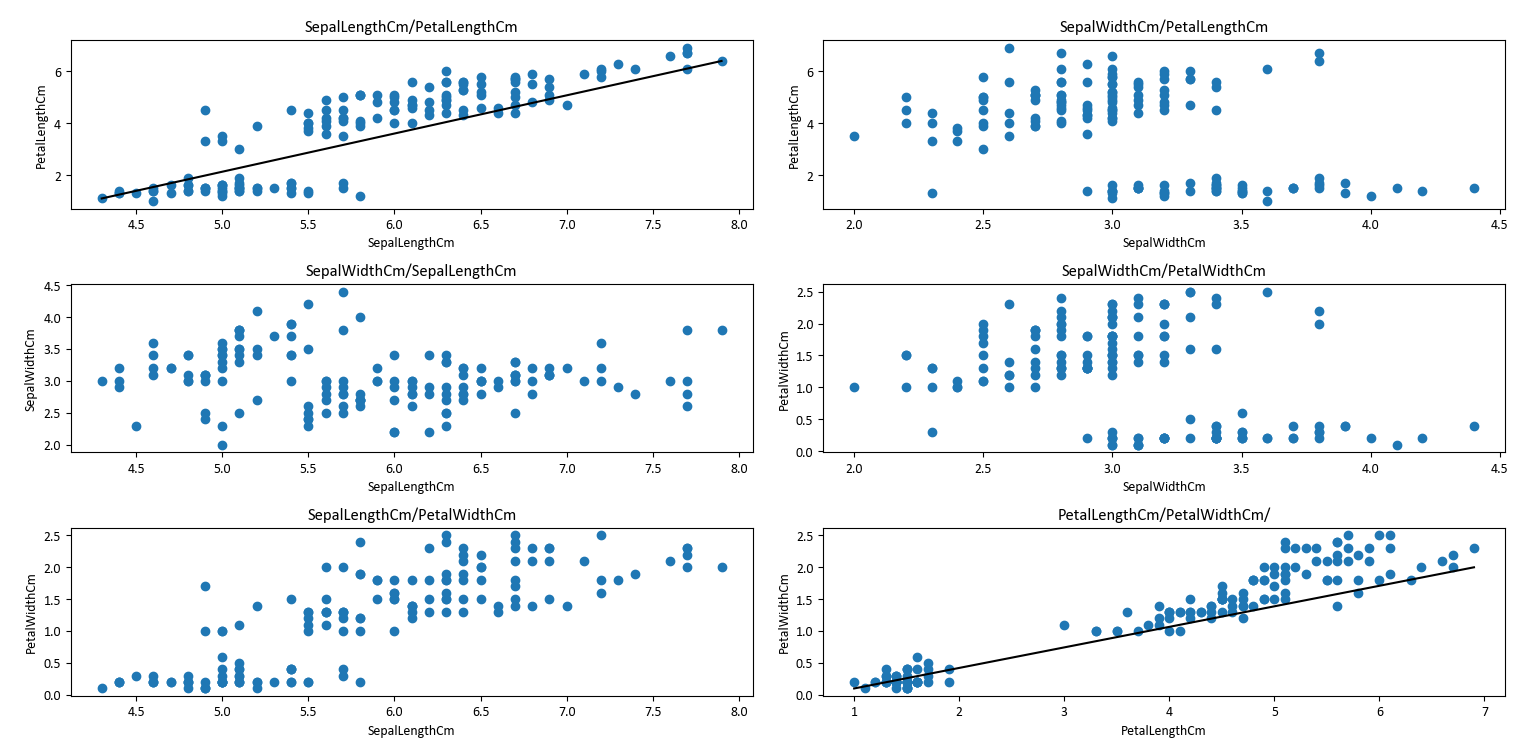

Reproduce this figure in Python.
import pandas as pd
import numpy as np
import matplotlib.pyplot as plt

plt.rcParams['font.family'] = 'Calibri'
plt.rcParams['font.size'] = 10

df = pd.read_csv("iris_data.csv")
df_sorted = df.sort_values("SepalLengthCm")

fig = plt.figure(figsize = (16,9))
ax1 = fig.add_subplot(321)
ax2 = fig.add_subplot(322)
ax3 = fig.add_subplot(323)
ax4 = fig.add_subplot(324)
ax5 = fig.add_subplot(325)
ax6 = fig.add_subplot(326)

ax1.scatter(df["SepalLengthCm"], df["PetalLengthCm"])
ax1.set_xlabel("SepalLengthCm")
ax1.set_ylabel("PetalLengthCm")
ax1.set_title("SepalLengthCm/PetalLengthCm")

x_measured = df_sorted["SepalLengthCm"].values
y_measured = df_sorted["PetalLengthCm"].values
x = [x_measured.min(), x_measured.max()]
y = np.interp(x, x_measured, y_measured)
ax1.plot(x,y, color= 'black')


ax3.scatter(df["SepalLengthCm"], df["SepalWidthCm"])
ax3.set_xlabel("SepalLengthCm")
ax3.set_ylabel("SepalWidthCm")
ax3.set_title("SepalWidthCm/SepalLengthCm")


ax5.scatter(df["SepalLengthCm"], df["PetalWidthCm"])
ax5.set_xlabel("SepalLengthCm")
ax5.set_ylabel("PetalWidthCm")
ax5.set_title("SepalLengthCm/PetalWidthCm")


ax2.scatter(df["SepalWidthCm"], df["PetalLengthCm"])
ax2.set_xlabel("SepalWidthCm")
ax2.set_ylabel("PetalLengthCm")
ax2.set_title("SepalWidthCm/PetalLengthCm")


ax4.scatter(df["SepalWidthCm"], df["PetalWidthCm"])
ax4.set_xlabel("SepalWidthCm")
ax4.set_ylabel("PetalWidthCm")
ax4.set_title("SepalWidthCm/PetalWidthCm")


ax6.scatter(df["PetalLengthCm"], df["PetalWidthCm"])
ax6.set_xlabel("PetalLengthCm")
ax6.set_ylabel("PetalWidthCm")
ax6.set_title("PetalLengthCm/PetalWidthCm/")

x_measured = df_sorted["PetalLengthCm"].values
y_measured = df_sorted["PetalWidthCm"].values
x = [x_measured.min(), x_measured.max()]
y = np.interp(x, x_measured, y_measured)
ax6.plot(x,y, color= 'black')

plt.tight_layout(pad=2)
plt.show()
